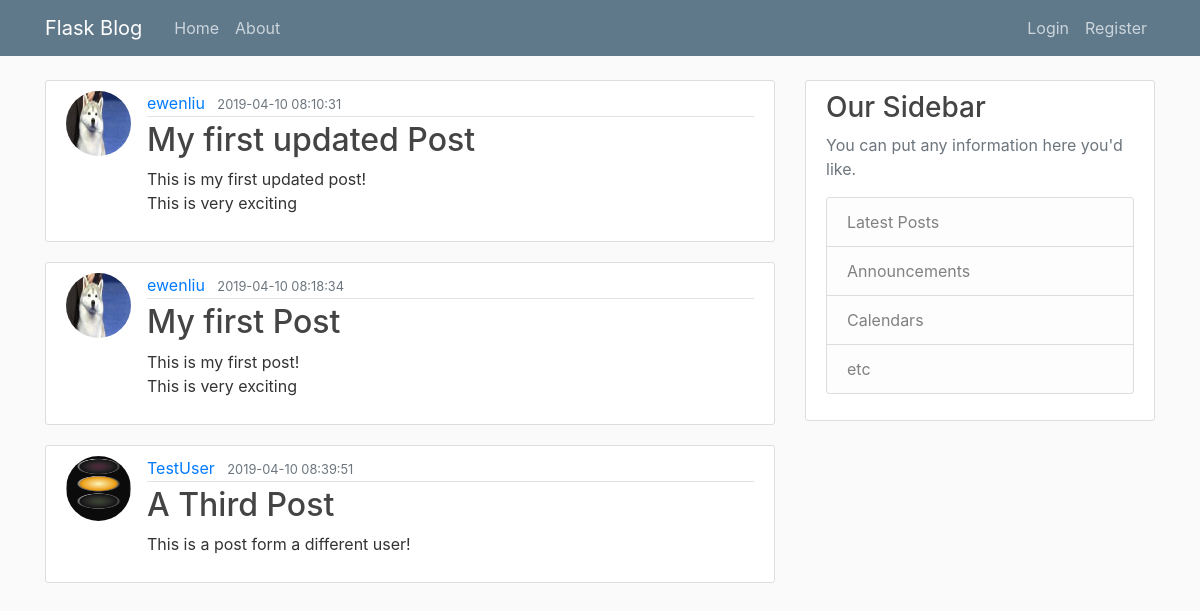
The page /home on the database its author committed.
### flaskblog/models.py (models this page shows, shortened)
class Post(db.Model, UserMixin):
    id = db.Column(db.Integer, primary_key=True)
    title = db.Column(db.String(100), nullable=False)
    data_posted = db.Column(db.DateTime, nullable=False, default=datetime.utcnow)
    content = db.Column(db.Text, nullable=False)
    user_id = db.Column(db.Integer, db.ForeignKey('user.id'), nullable=False)

class User(db.Model, UserMixin):
    id = db.Column(db.Integer, primary_key=True)
    username = db.Column(db.String(20), unique=True, nullable=False)
    email = db.Column(db.String(120), unique=True, nullable=False)
    image_file = db.Column(db.String(20), nullable=False, default ='default.jpg')
    password = db.Column(db.String(60), nullable=False)
    posts = db.relationship('Post', backref='author', lazy=True)

### flaskblog/routes.py (the view)
@app.route("/")
@app.route("/home")
def home():
    posts = Post.query.all()
    return render_template('home.html', posts = posts)

### flaskblog/templates/home.html
{% extends 'layout.html' %}
{% block content %}
    {% for post in posts %}
        <article class="media content-section">
            <img class="rounded-circle article-img" src="{{ url_for('static', filename='profile_pics/' + post.author.image_file) }}">
            <div class="media-body">
                <div class="article-metadata">
                  <a class="mr-2" href="#">{{ post.author.username }}</a>
                  <small class="text-muted">{{ post.data_posted.strftime('%Y-%m-%d %H:%M:%S') }}</small>
                </div>
            <h2><a class="article-title" href="{{ url_for('post', post_id=post.id) }}">{{ post.title }}</a></h2>
            <p class="article-content">{{ post.content }}</p>
            </div>
        </article>
    {% endfor%}
{% endblock content %}

### flaskblog/templates/layout.html (shortened to what this page needs)
<!DOCTYPE html>
<html lang="en">
<head>
    <link rel="stylesheet" href="https://maxcdn.bootstrapcdn.com/bootstrap/4.0.0/css/bootstrap.min.css">
    <link rel="stylesheet" type="text/css" href="{{ url_for('static', filename='main.css') }}">
</head>
<body>
    <header class="site-header">
        <nav class="navbar navbar-expand-md navbar-dark bg-steel fixed-top">
            <div class="container">
                <a class="navbar-brand mr-4" href="/">Flask Blog</a>
                <div class="collapse navbar-collapse" id="navbarToggle">
                    <div class="navbar-nav mr-auto">
                        <a class="nav-item nav-link" href="{{ url_for('home') }}">Home</a>
                        <a class="nav-item nav-link" href="{{ url_for('about') }}">About</a>
                    </div>
                    <div class="navbar-nav">
                        {% if current_user.is_authenticated %}
                            <a class="nav-item nav-link" href="{{ url_for('account') }}">Account</a>
                            <a class="nav-item nav-link" href="{{ url_for('logout') }}">Logout</a>
                            <a class="nav-item nav-link" href="{{ url_for('new_post') }}">New Post</a>
                        {% else %}
                            <a class="nav-item nav-link" href="{{ url_for('login') }}">Login</a>
                            <a class="nav-item nav-link" href="{{ url_for('register') }}">Register</a>
                        {% endif %}
                    </div>
                </div>
            </div>
        </nav>
    </header>
    <main role="main" class="container">
        <div class="row">
            <div class="col-md-8">
               {% block content %}{% endblock %}
            </div>
            <div class="col-md-4">
                <div class="content-section">
                    <h3>Our Sidebar</h3>
                        <p class='text-muted'>You can put any information here you'd like.
                            <ul class="list-group">
                                <li class="list-group-item list-group-item-light">Latest Posts</li>
                                <li class="list-group-item list-group-item-light">Announcements</li>
                                <li class="list-group-item list-group-item-light">Calendars</li>
                                <li class="list-group-item list-group-item-light">etc</li>
                            </ul>
                        </p>
                </div>
            </div>
      </div>
    </main>
</body>
</html>

### flaskblog/static/main.css (style rules this page uses)
body { background: #fafafa; color: #333333; margin-top: 5rem; }
h1, h2, h3, h4, h5, h6 { color: #444444; }
.bg-steel { background-color: #5f788a; }
.site-header .navbar-nav .nav-link { color: #cbd5db; }
.content-section { background: #ffffff; padding: 10px 20px; border: 1px solid #dddddd; border-radius: 3px; margin-bottom: 20px; }
.article-title { color: #444444; }
.article-content { white-space: pre-line; }
.article-img { height: 65px; width: 65px; margin-right: 16px; }
.article-metadata { padding-bottom: 1px; margin-bottom: 4px; border-bottom: 1px solid #e3e3e3 }

### rows shown on the page
Post: image_file (picture), author.username "ewenliu", data_posted "2019-04-10 08:10:31", title "My first updated Post", content "This is my first updated post! This is very exciting"
Post: image_file (picture), author.username "ewenliu", data_posted "2019-04-10 08:18:34", title "My first Post", content "This is my first post! This is very exciting"
Post: image_file (placeholder picture), author.username "TestUser", data_posted "2019-04-10 08:39:51", title "A Third Post", content "This is a post form a different user!"
